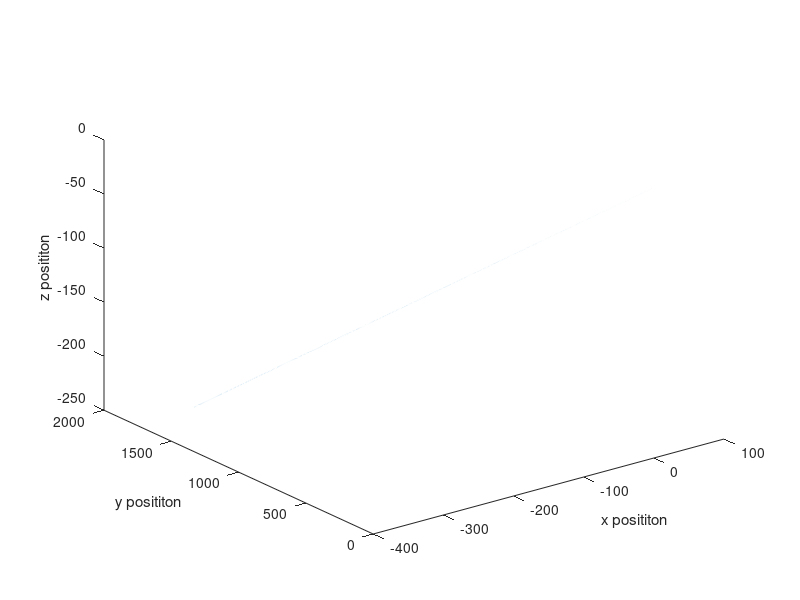

Here is the MATLAB script that generated this plot: (Note: this script raises an error after producing the figure.)
%%
% generate a trajectory using polynom. Derive twice to get acceleration
% and give those value to the imu integratorto recompute the trajectory.
% USING POLYNOM IS NOT ADVISED : goes towards infinity

%%
clear all;
close all;

fe = 1000;
N = 10*1;
t = (0:1/fe:N-1/fe);

a = randn(1,1);
b = randn(1,1);
c = randn(1,1);
a_p = randn(1,1);
b_p = randn(1,1);
c_p = randn(1,1);
a_pp = randn(1,1);
b_pp = randn(1,1);
c_pp = randn(1,1);

x = 0  + b*(t.*t) + c*(t.*t.*t);
y = 0  + b_p*(t.*t) + c_p*(t.*t.*t);
z = 0  + b_pp*(t.*t) + c_pp*(t.*t.*t);

figure('Name','3D position plot','NumberTitle','off');
plot3(x(1,:),y(1,:),z(1,:));
xlabel('x posititon');
ylabel('y posititon');
zlabel('z posititon');

% figure('Name','test','NumberTitle','off');
% plot(t, x(1,:));


deg_to_rad = 3.14159265359/180.0;
ax(1,1:(N*fe)) = 2*b + 6*c*t;
ay(1,1:(N*fe)) = 2*b_p + 6*c_p*t;
az(1,1:(N*fe)) = 2*b_pp + 6*c_pp*t;
wx(1,1:(N*fe)) = 0*deg_to_rad; 
wy(1,1:(N*fe)) = 0*deg_to_rad;
wz(1,1:(N*fe)) = 0*deg_to_rad;

u = [ax; ay; az; wx; wy; wz];

%% needed parameters

dt = 0.001;
di = [0; 0; 0; 1; 0; 0; 0; 0; 0; 0];
di0 = [0; 0; 0; 1; 0; 0; 0; 0; 0; 0];
%u = [10; 5; 2; 110; 30; 50];

b0 = [0; 0; 0; 0; 0; 0]; %bias vector

n_ax = 0.04*randn(1,(N*fe));
n_ay = 0.04*randn(1,(N*fe));
n_az = 0.04*randn(1,(N*fe));
n_wx = 0.002*randn(1,(N*fe));
n_wy = 0.002*randn(1,(N*fe));
n_wz = 0.002*randn(1,(N*fe));
n0 = [0; 0; 0; 0; 0; 0]; %noise vector
n = [n_ax; n_ay; n_az; n_wx; n_wy; n_wz]; %noise vector

di_t = di;
di_t0 = di0;

%FORMULATION IS PQV
%UNIT QUATERNION IS [1 0 0 0]

for i=1:N*fe-1
    d = data2delta(b0, u(:,i), n0, dt);
%% test imu_integrator

    di_out0 = imu_integrator(di, d, dt);
    di=di_out0;
    di_t = [di_t, di];
end

%% Plotting

%% Plolt Integrated position
figure('Name','position','NumberTitle','off');
subplot(3,1,1);
plot(t, di_t(1,:));
hold on;
subplot(3,1,2);
plot(t, di_t(2,:));
subplot(3,1,3);
plot(t, di_t(3,:));

%% 3D plot
figure('Name','3D position plot','NumberTitle','off');
plot3(di_t(1,:),di_t(2,:),di_t(3,:));
xlabel('x posititon');
ylabel('y posititon');
zlabel('z posititon');

%% all 3D plots in same figure :
figure('Name','compare trajectories','NumberTitle','off');
plot3(x(1,:),y(1,:),z(1,:), 'r');
hold on;
plot3(di_t(1,:),di_t(2,:),di_t(3,:), 'g');
xlabel('x posititon');
ylabel('y posititon');
zlabel('z posititon');

figure('Name','error','NumberTitle','off')
subplot(3,1,1);
plot(t,x(1,:) - di_t(1,:));
xlabel('x error over time');
hold on;
subplot(3,1,2);
plot(t,y(1,:) - di_t(2,:));
xlabel('y error over time');
subplot(3,1,3);
plot(t,z(1,:) - di_t(3,:));
xlabel('z error over time');

%% Write to file
fileID = fopen('data.txt','wt');
data = [t',u'];
for ii = 1:size(data,1)
    fprintf(fileID,'%g\t',data(ii,:));
    fprintf(fileID,'\n');
end
fclose(fileID)
